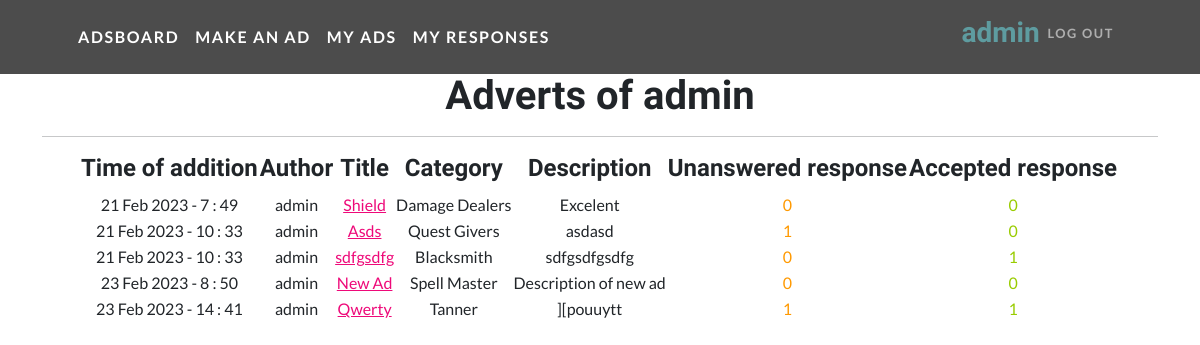
The app's page /adsboard/profile/ (signed in) with its own data.
### ads/models.py (models this page shows, shortened)
class Advert(models.Model):
    TS = 'Tanks'
    HS = 'Healers'
    DD = 'Damage Dealers'
    TD = 'Traders'
    GM = 'Guild Masters'
    QG = 'Quest Givers'
    BS = 'Blacksmith'
    TN = 'Tanner'
    PM = 'Potion Master'
    SM = 'Spell Master'
    CATEGORY_TYPES = [
        (TS, 'Tanks'),
        (HS, 'Healers'),
        (DD, 'Damage Dealers'),
        (TD, 'Traders'),
        (GM, 'Guild Masters'),
        (QG, 'Quest Givers'),
        (BS, 'Blacksmith'),
        (TN, 'Tanner'),
        (PM, 'Potion Master'),
        (SM, 'Spell Master')
    ]
    author = models.ForeignKey(User, on_delete=models.CASCADE)
    title = models.CharField(max_length=63)
    category = models.CharField(max_length=20, choices=CATEGORY_TYPES, default=TS)
    time_add = models.DateTimeField(auto_now_add=True)
    short_resp = models.CharField(max_length=255)
    content = RichTextUploadingField(config_name='default')
    def get_absolute_url(self):
        return reverse('ad', args=[str(self.id)])

class Response(models.Model):
    buyer = models.ForeignKey(User, on_delete=models.CASCADE, verbose_name='Response author')
    advert = models.ForeignKey(Advert, on_delete=models.CASCADE, verbose_name='Advert', related_name='response')
    time_resp = models.DateTimeField(auto_now_add=True)
    text_resp = models.TextField()
    status_delete = models.BooleanField(default=False, verbose_name='Response removed')
    status_accept = models.BooleanField(default=False, verbose_name='Response accepted')

### ads/views.py (the view)
# urls.py: path('profile/', UserAdsList.as_view(), name='profile'),
class UserAdsList(LoginRequiredMixin, ListView):
    model = Advert
    ordering = '-time_add'
    template_name = 'profile.html'
    context_object_name = 'ads'
    def get_context_data(self, **kwargs):
        context = super().get_context_data(**kwargs)
        author_ads = Advert.objects.filter(author=self.request.user)
        context['author_ads'] = author_ads
        return context

### ads/templatetags/filters_stat.py (called while the page is built)
@register.filter()
def status_delete(response):
    return response.filter(status_delete=False, status_accept=False)

@register.filter()
def status_accept(response):
    return response.filter(status_accept=True)

### templates/profile.html
{% extends 'flatpages/default.html' %}
{% load filters_stat %}
{% block content %}
<h1>Adverts of {{ request.user.username }}</h1>
<hr>
{% if author_ads %}
    <table align="center">
         <tr>
             <td><h4>Time of addition   </h4></td>
             <td><h4>Author   </h4></td>
             <td><h4>Title   </h4></td>
             <td><h4>Category   </h4></td>
             <td><h4>Description   </h4></td>
             <td><h4>Unanswered response </h4></td>
             <td><h4>Accepted response </h4></td>
         </tr>
         {% for a in author_ads %}
         <tr>
             <td>{{ a.time_add|date:'d M Y - G : i' }}</td>
             <td>{{ a.author}}</td>
             <td><a href="{{a.get_absolute_url}}">{{ a.title}}</a></td>
             <td>{{ a.category}}</td>
             <td>{{ a.short_resp}}</td>
             <td><span style="color: #ff9900;">{{ a.response.all|status_delete|length }}</span></td>
             <td><span style="color: #99cc00;">{{ a.response.all|status_accept|length }}</span><td>
         <tr>
         {% endfor %}
    </table>
{% else %}
    <h2>There are no ads</h2>
{% endif %}
{% endblock content %}

### templates/flatpages/default.html (shortened to what this page needs)
<!DOCTYPE html>
{% load static %}
<html lang="en">
    <head>
        <link href="{% static 'css/styles.css' %}" rel="stylesheet" />
    </head>
    <body id="page-top">
        <nav class="navbar navbar-expand-lg navbar-dark navbar-custom fixed-top">
            <div class="container px-5">
                <a class="navbar-brand" href="/adsboard/">Adsboard</a>
                {% if request.user.is_authenticated %}
                <a class="navbar-brand" href="/adsboard/create">Make an ad</a>
                <a class="navbar-brand" href="/adsboard/profile">My ads</a>
                <a class="navbar-brand" href="/adsboard/user_resp/">My responses</a>
                {% endif %}
                <div class="collapse navbar-collapse" id="navbarResponsive">
                    <ul class="navbar-nav ms-auto">
                        {% if request.user.is_authenticated %}
                        <h3 style="color: #5e9ca0;">{{ request.user.username }}</h3>
                        <li class="nav-item"><a class="nav-link" href="/accounts/logout">Log Out</a></li>
                        {% endif %}
                    </ul>
                </div>
            </div>
        </nav>
    </body>
<br>
<br>
<br>
        <div class="container">
           <div class="row">
               <div class="col-lg-12 text-center">
                   {% block content %}{% endblock content %}
               </div>
           </div>
        </div>
</html>

### records on screen
Advert: time_add "21 Feb 2023 - 7 : 49", author "admin", title "Shield", category "Damage Dealers", short_resp "Excelent", response.all|status_delete "0", response.all|status_accept "0"
Advert: time_add "21 Feb 2023 - 10 : 33", author "admin", title "Asds", category "Quest Givers", short_resp "asdasd", response.all|status_delete "1", response.all|status_accept "0"
Advert: time_add "21 Feb 2023 - 10 : 33", author "admin", title "sdfgsdfg", category "Blacksmith", short_resp "sdfgsdfgsdfg", response.all|status_delete "0", response.all|status_accept "1"
Advert: time_add "23 Feb 2023 - 8 : 50", author "admin", title "New Ad", category "Spell Master", short_resp "Description of new ad", response.all|status_delete "0", response.all|status_accept "0"
Advert: time_add "23 Feb 2023 - 14 : 41", author "admin", title "Qwerty", category "Tanner", short_resp "][pouuytt", response.all|status_delete "1", response.all|status_accept "1"

### other values on screen
{{ request.user.username }} "admin"
